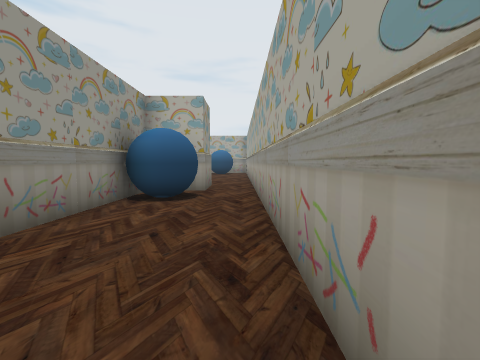
View 1 (above)

24 first-person views from a walk through a scene from a Unity 3-D project. The camera is 1.5 m above the floor, tilts 4° down and sees 85° across. The floor is counted in squares, 2 m on a side. Each view is taken from the middle of a square. On the plan, view 1 faces up. The plan holds only what a view shows up to about 9 squares ahead; the rest is blank. The place goes on beyond the plan. The player character is not drawn.

View 2
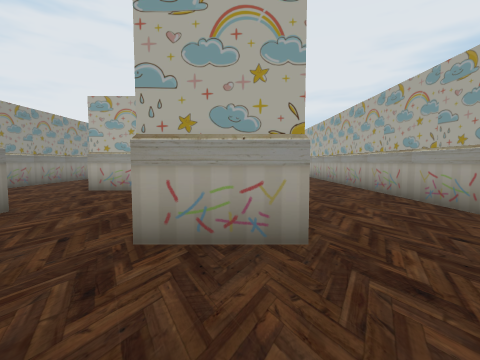

View 3
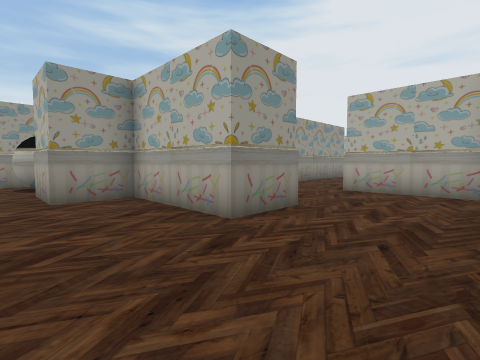

View 4
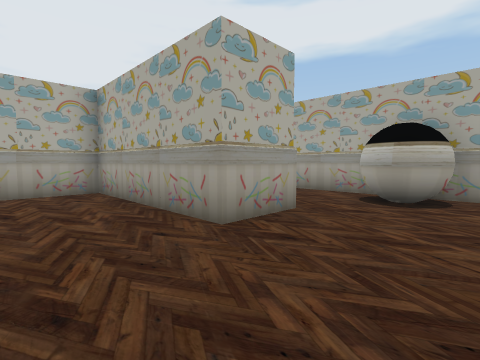

View 5
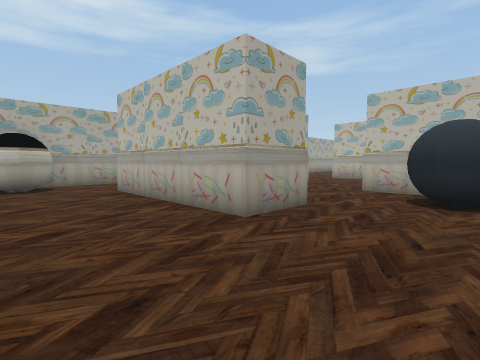

View 6
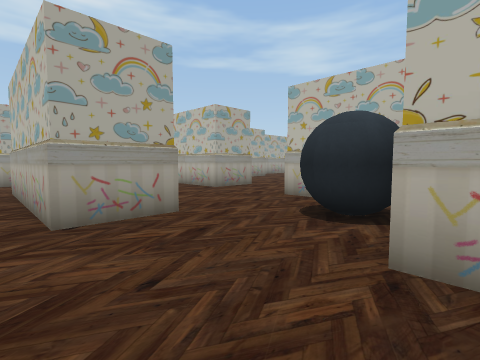

View 7
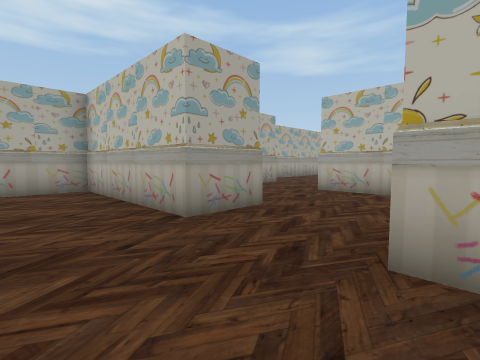

View 8
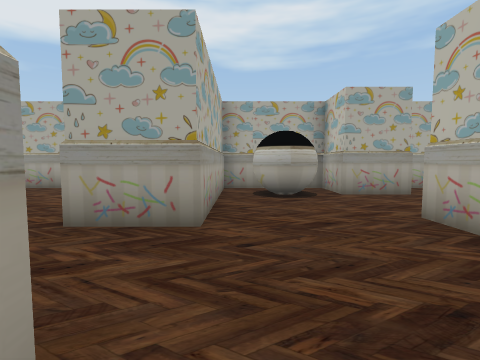

View 9
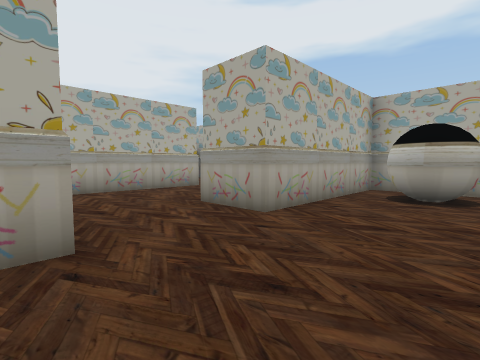

View 10
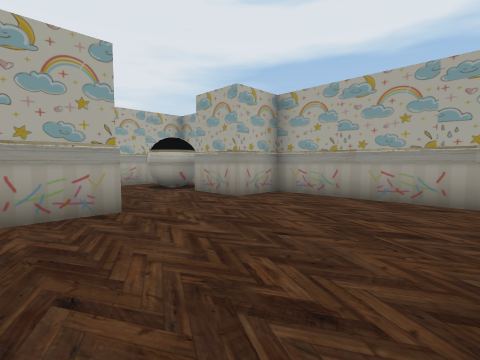

View 11
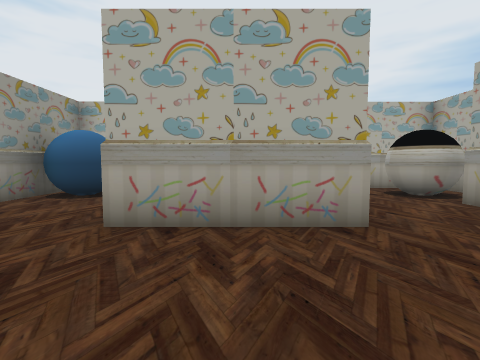

View 12
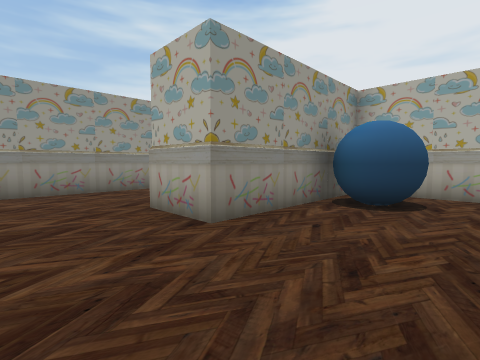

View 13
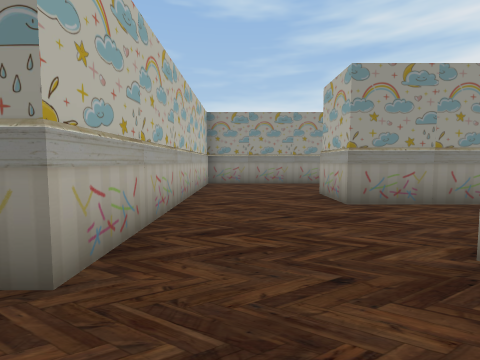

View 14
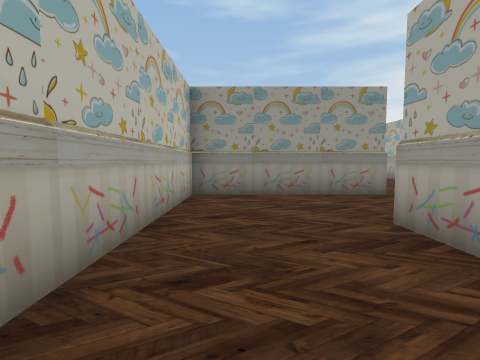

View 15
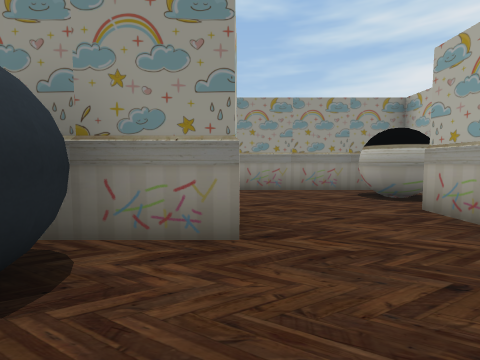

View 16
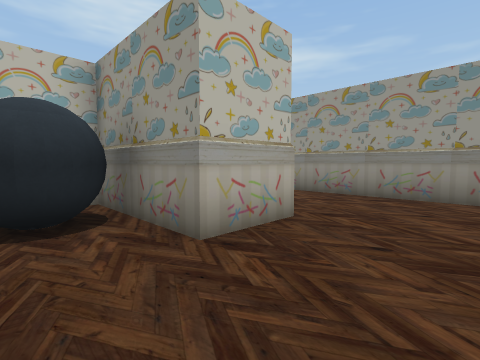

View 17
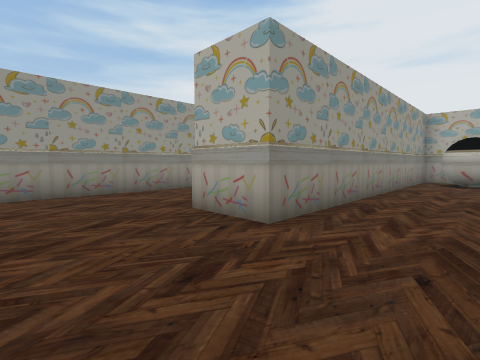

View 18
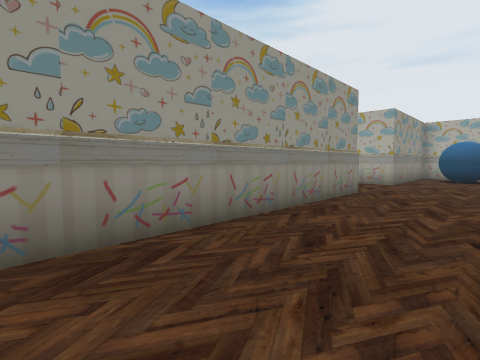

View 19
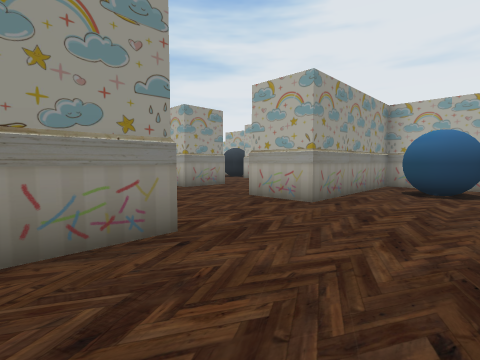

View 20
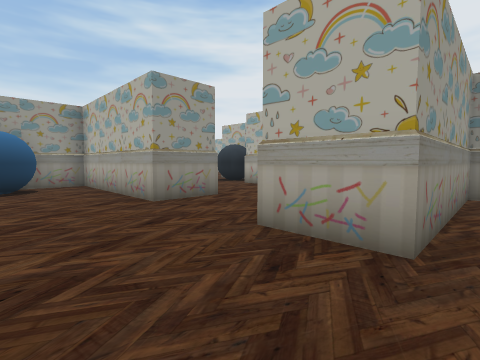

View 21
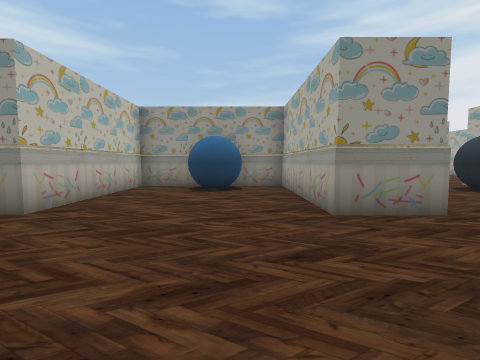

View 22
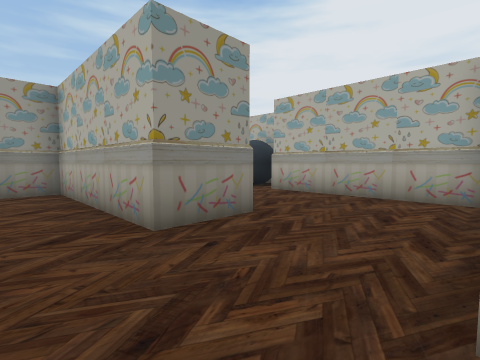

View 23
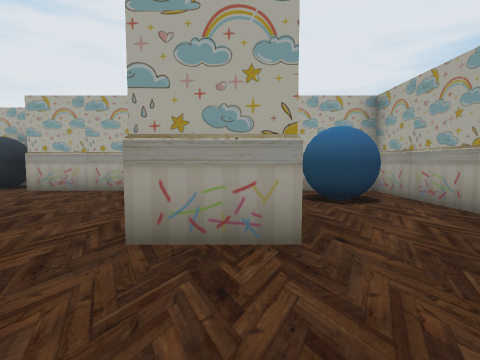

View 24
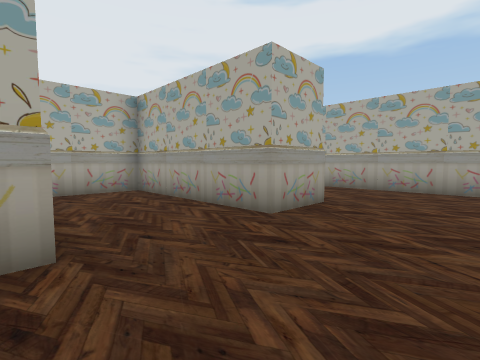

### Floor plan
Key: @ floor where view 1 was taken; # wall or solid block; x gap in a wall; . floor; B block.
Columns run from 29 left of view 1 to 1 right of it. Each row starts with its distance up from view 1.
  6                   B#..     ##.#
  5   B B B  B  BB #..B#..B BBB#..#
  4   .###B#########..##..####B...#
  3     .....# B#B##.........# ...#
  2      ....#B.#.##.........#B...#
  1       B..# ...B##B##B#B..# ...#
  0       #..# B..##   # ##..# ..@#
 -1   #..........B######......B..##
 -2   ##..........######........###
 -3   ##.........B##..............#
 -4 BB#...... #B.B #.......#BB#B..#
 -5   #####.  #... #..##...#####..#
 -6   BB B    #B.. #..B#..........#
 -7           #B.BB#..B###........#
 -8           #... #.. #BB#..B#BB##
 -9           #B.B##.. B B#..#B#B #
-10           #B..B...  ..........#
-11           B.......B###......#x#
-12           #.......BB...B.....B#
-13              B #.  #... B#..# #
-14                #..##...###..###
-15              B #..............#
-16              B #..............#
-17                         ......#
-18                         ......#

Where each view was taken, in squares from view 1:
view 1: 0 up, 0 right, facing up
view 2: 3 down, 3 left, facing up
view 3: 3 down, 4 left, facing up-left
view 4: 3 down, 6 left, facing up-right
view 5: 1 down, 9 left, facing down-right
view 6: 3 down, 10 left, facing down-right
view 7: 6 down, 7 left, facing down-right
view 8: 10 down, 7 left, facing right
view 9: 12 down, 7 left, facing up-right
view 10: 18 down, 5 left, facing up-right
view 11: 17 down, 5 left, facing up
view 12: 16 down, 7 left, facing up-left
view 13: 2 up, 5 left, facing left
view 14: 2 up, 8 left, facing left
view 15: 5 down, 7 left, facing left
view 16: 3 down, 8 left, facing down-left
view 17: 12 down, 12 left, facing up-left
view 18: 10 down, 16 left, facing up-left
view 19: 5 down, 16 left, facing up-left
view 20: 3 down, 18 left, facing up-left
view 21: 2 down, 19 left, facing left
view 22: 2 down, 20 left, facing up-left
view 23: 3 down, 19 left, facing up
view 24: 3 down, 23 left, facing up-right
